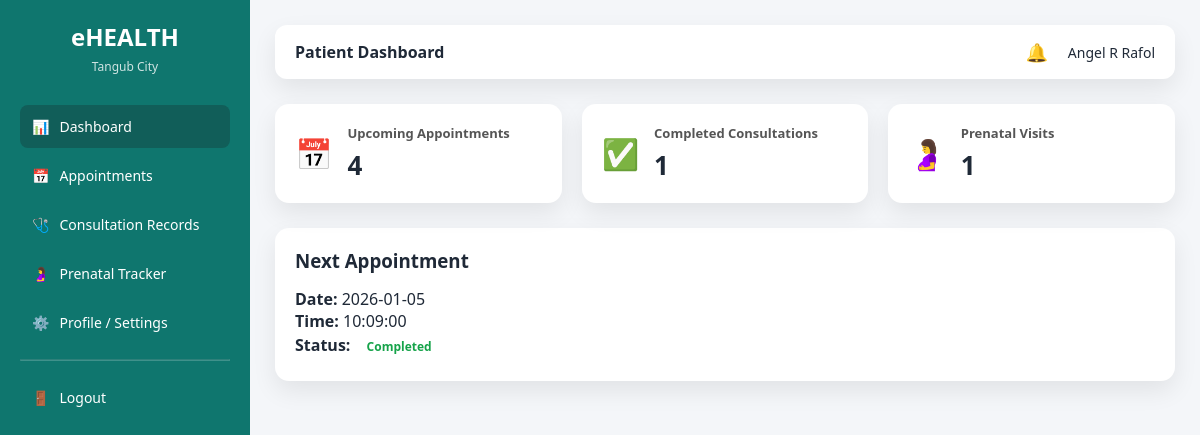
Screenshot of /patient/dashboard.php (signed in) with the database file from the repository.
### tables this page shows
CREATE TABLE `patients` (
  `patient_id` int(11) NOT NULL,
  `user_id` int(11) NOT NULL,
  `date_of_birth` date DEFAULT NULL,
  `gender` enum('male','female') DEFAULT NULL,
  `address` text DEFAULT NULL,
  `contact_number` varchar(20) DEFAULT NULL,
  `is_pregnant` tinyint(1) DEFAULT 0,
  `birth_date` date DEFAULT NULL,
  `blood_type` varchar(5) DEFAULT NULL,
  `medical_history` text DEFAULT NULL,
  `height` varchar(20) DEFAULT NULL,
  `weight` varchar(20) DEFAULT NULL
);

CREATE TABLE `appointments` (
  `appointment_id` int(11) NOT NULL,
  `patient_id` int(11) NOT NULL,
  `doctor_id` int(11) NOT NULL,
  `appointment_date` date NOT NULL,
  `appointment_time` time NOT NULL,
  `reason` text DEFAULT NULL,
  `qr_code` varchar(255) DEFAULT NULL,
  `status` enum('Pending','Approved','Completed','Cancelled') DEFAULT 'Pending',
  `created_at` timestamp NOT NULL DEFAULT current_timestamp()
);

### patient/dashboard.php (the view, shortened to what this page needs)
<?php
require_once "../config/database.php";
$user_id = $_SESSION['user_id'];
$patient = mysqli_fetch_assoc(
    mysqli_query($conn, "SELECT patient_id FROM patients WHERE user_id = $user_id")
);
$patient_id = $patient['patient_id'];
$upcoming = mysqli_fetch_assoc(
    mysqli_query(
        $conn,
        "SELECT COUNT(*) total
         FROM appointments
         WHERE patient_id = $patient_id
         AND appointment_date >= CURDATE()
         AND status IN ('Pending','Approved')"
    )
)['total'];
$completed = mysqli_fetch_assoc(
    mysqli_query(
        $conn,
        "SELECT COUNT(*) total
         FROM appointments
         WHERE patient_id = $patient_id
         AND status = 'Completed'"
    )
)['total'];
$prenatal = mysqli_fetch_assoc(
    mysqli_query(
        $conn,
        "SELECT COUNT(*) total
         FROM prenatal_records
         WHERE patient_id = $patient_id"
    )
)['total'];
$next = mysqli_query(
    $conn,
    "SELECT appointment_date, appointment_time, status
     FROM appointments
     WHERE patient_id = $patient_id
     AND appointment_date >= CURDATE()
     ORDER BY appointment_date ASC
     LIMIT 1"
);
$nextAppointment = mysqli_fetch_assoc($next);
?>
<!DOCTYPE html>
<html>
<head>
    <link rel="stylesheet" href="../assets/css/ui.css">
</head>
<body>
<div class="layout">
    <?php require_once "../layouts/sidebar.php"; ?>
    <main class="main">
       <?php require_once "../layouts/topbar.php"; ?>
        <div class="dashboard-grid">
            <div class="card">
                <div class="card-icon">📅</div>
                <div>
                    <h4>Upcoming Appointments</h4>
                    <p><?= $upcoming ?></p>
                </div>
            </div>
            <div class="card">
                <div class="card-icon">✅</div>
                <div>
                    <h4>Completed Consultations</h4>
                    <p><?= $completed ?></p>
                </div>
            </div>
            <div class="card">
                <div class="card-icon">🤰</div>
                <div>
                    <h4>Prenatal Visits</h4>
                    <p><?= $prenatal ?></p>
                </div>
            </div>
        </div>
        <div class="info-card">
            <h3>Next Appointment</h3>
            <?php if ($nextAppointment): ?>
                <p><strong>Date:</strong> <?= $nextAppointment['appointment_date'] ?></p>
                <p><strong>Time:</strong> <?= $nextAppointment['appointment_time'] ?></p>
                <p>
                    <strong>Status:</strong>
                    <span class="status <?= $nextAppointment['status'] ?>">
                        <?= $nextAppointment['status'] ?>
                    </span>
                </p>
            <?php else: ?>
                <p>No upcoming appointments.</p>
            <?php endif; ?>
        </div>
    </main>
</div>
</body>
</html>

### assets/css/ui.css (style rules this page uses)
:root { --primary: #0f766e; --primary-dark: #115e59; --background: #f4f6f9; --card-bg: #ffffff; --text-dark: #1f2937; --accent: #f59e0b; --danger: #dc2626; --success: #16a34a; --shadow: 0 10px 25px rgba(0,0,0,0.08); }
* { margin: 0; padding: 0; box-sizing: border-box; font-family: "Segoe UI", Tahoma, sans-serif; }
body { background: var(--background); color: var(--text-dark); }
.layout { display: flex; min-height: 100vh; }
.main { flex: 1; padding: 25px; background: var(--background); overflow-y: auto; }
.card { background: #ffffff; padding: 20px; border-radius: 14px; box-shadow: var(--shadow); }
.status { padding: 6px 12px; border-radius: 12px; font-size: 12px; font-weight: 600; display: inline-block; }

### patient/dashboard.php (style rules this page uses)
.layout { display: flex; }
.main { flex: 1; padding: 25px; }
.dashboard-grid { display: grid; grid-template-columns: repeat(auto-fit, minmax(220px, 1fr)); gap: 20px; margin-bottom: 25px; }
.card { background: #fff; border-radius: 14px; padding: 20px; box-shadow: var(--shadow); display: flex; align-items: center; gap: 15px; }
.card-icon { font-size: 30px; color: var(--primary); }
.card h4 { font-size: 13px; color: #555; }
.card p { font-size: 26px; font-weight: bold; margin-top: 5px; }
.info-card { background: #fff; padding: 20px; border-radius: 14px; box-shadow: var(--shadow); }
.info-card h3 { margin-bottom: 15px; }
.status { font-weight: bold; }
.status.Completed { color: #16a34a; }

### rows the page displays
patients: patient_id "1"
appointments: appointment_date "2026-01-05", appointment_time "10:09:00", status "Completed"

### other values shown
$role "Patient"
$full_name "Angel R Rafol"
$upcoming "4"
